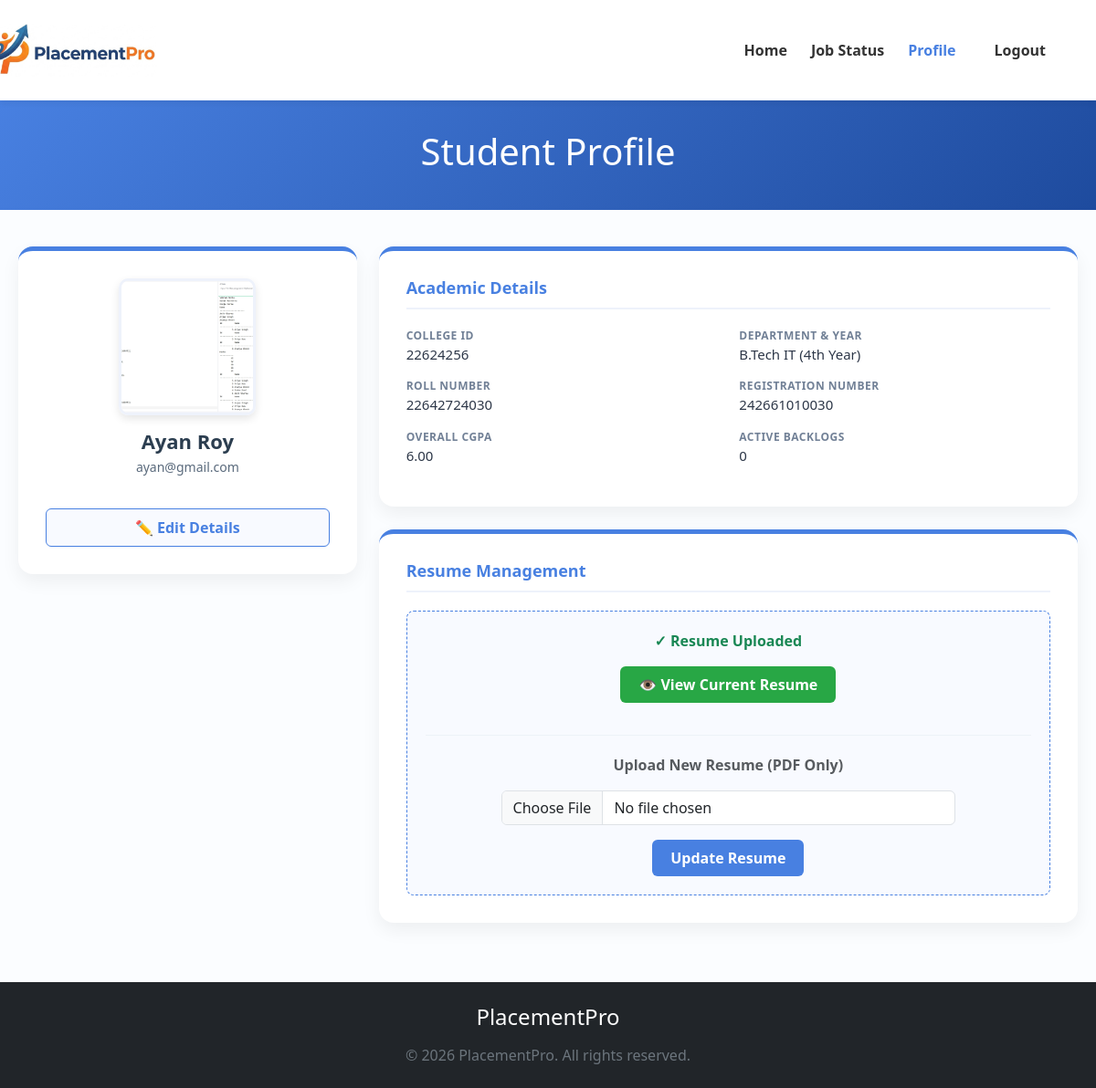
Page /StudentSection/StudentProfile.php (signed in) on the committed database.
### tables this page shows
CREATE TABLE `student_details` (
  `id` int(11) NOT NULL,
  `college_id` varchar(50) DEFAULT NULL,
  `roll_number` varchar(50) DEFAULT NULL,
  `registration_number` varchar(50) DEFAULT NULL,
  `department` varchar(100) DEFAULT NULL,
  `academic_year` varchar(20) DEFAULT NULL,
  `semester` varchar(20) DEFAULT NULL,
  `gmail_id` varchar(100) DEFAULT NULL,
  `date_of_birth` date DEFAULT NULL,
  `section` varchar(20) DEFAULT NULL,
  `active_backlog` int(11) DEFAULT 0,
  `sgpa_1st_sem` decimal(4,2) DEFAULT NULL,
  `sgpa_2nd_sem` decimal(4,2) DEFAULT NULL,
  `sgpa_3rd_sem` decimal(4,2) DEFAULT NULL,
  `sgpa_4th_sem` decimal(4,2) DEFAULT NULL,
  `sgpa_5th_sem` decimal(4,2) DEFAULT NULL,
  `sgpa_6th_sem` decimal(4,2) DEFAULT NULL,
  `sgpa_7th_sem` decimal(4,2) DEFAULT NULL,
  `sgpa_8th_sem` decimal(4,2) DEFAULT NULL,
  `overall_cgpa` decimal(4,2) DEFAULT NULL,
  `resume_file` varchar(255) DEFAULT NULL,
  `registration_card_file` varchar(255) DEFAULT NULL,
  `all_semester_result_file` varchar(255) DEFAULT NULL,
  `aadhar_card_file` varchar(255) DEFAULT NULL,
  `college_id_card_file` varchar(255) DEFAULT NULL,
  `marksheet_10th_file` varchar(255) DEFAULT NULL,
  `marksheet_12th_file` varchar(255) DEFAULT NULL,
  `admit_card_10th_file` varchar(255) DEFAULT NULL,
  `admit_card_12th_file` varchar(255) DEFAULT NULL,
  `passport_size_photo_file` varchar(255) DEFAULT NULL
);

CREATE TABLE `users` (
  `user_id` int(11) NOT NULL,
  `full_name` varchar(100) NOT NULL,
  `email` varchar(100) NOT NULL,
  `password_hash` varchar(255) NOT NULL,
  `phone_number` varchar(15) NOT NULL,
  `address` text DEFAULT NULL,
  `role` enum('Student','Recruiter','Coordinator','Admin') NOT NULL,
  `created_at` timestamp NOT NULL DEFAULT current_timestamp()
);

### StudentSection/StudentProfile.php (the view, shortened to what this page needs)
<?php
$student_email = $_SESSION['gmail_id'];
$conn = new mysqli("localhost", "root", "", "placementpro");
$sql = "SELECT u.full_name, u.email,
               sd.college_id, sd.roll_number, sd.registration_number,
               sd.department, sd.academic_year, sd.semester, sd.section,
               sd.date_of_birth, sd.active_backlog, sd.overall_cgpa,
               sd.resume_file, sd.passport_size_photo_file
        FROM users u
        LEFT JOIN student_details sd ON u.email = sd.gmail_id
        WHERE u.email = ?";
$stmt = $conn->prepare($sql);
$stmt->bind_param("s", $student_email);
$stmt->execute();
$result = $stmt->get_result();
$student = $result->fetch_assoc();
$profile_pic = !empty($student['passport_size_photo_file']) ? $student['passport_size_photo_file'] : 'https://via.placeholder.com/150?text=No+Photo';
?>
<!DOCTYPE html>
<html lang="en">
<head>
    <link href="https://cdn.jsdelivr.net/npm/bootstrap@5.3.3/dist/css/bootstrap.min.css" rel="stylesheet">
    <link href="../CSS/StudentProfile.css" rel="stylesheet">
</head>
<body>
    <nav class="navbar navbar-expand-lg sticky-top">
        <div class="container">
            <a class="navbar-brand" href="StudentSection/DashboardStudent.php">
                <img src="../Logo.jpeg" alt="PlacementPro Logo" onerror="this.src='https://via.placeholder.com/200x70?text=PlacementPro'">
            </a>
            <div class="collapse navbar-collapse" id="navbarNav">
                <ul class="navbar-nav ms-auto">
                    <li class="nav-item"><a class="nav-link" href="DashboardStudent.php">Home</a></li>
                    <li class="nav-item"><a class="nav-link" href="ApplyStatus.php">Job Status</a></li>
                    <li class="nav-item"><a class="nav-link active" href="StudentProfile.php">Profile</a></li>
                    <li class="nav-item ms-lg-3"><a class="nav-link text-danger fw-bold" href="../Logout.php">Logout</a></li>
                </ul>
            </div>
        </div>
    </nav>
    <header class="dashboard-header">
        <div>
            <h1>Student Profile</h1>
        </div>
    </header>
    <main>
        <div class="row">
            <div class="col-md-4">
                <div class="profile-card profile-sidebar">
                    <img src="<?php echo htmlspecialchars($profile_pic); ?>" alt="Profile Picture" class="profile-img">
                    <h2 class="student-name"><?php echo htmlspecialchars($student['full_name']); ?></h2>
                    <p class="student-email"><?php echo htmlspecialchars($student['email']); ?></p>
                    <a href="EditDetails.php" class="btn-edit">✏️ Edit Details</a>
                </div>
            </div>
            <div class="col-md-8">
                <div class="profile-card">
                    <h3 class="section-title">Academic Details</h3>
                    <div class="row">
                        <div class="col-sm-6">
                            <div class="detail-label">College ID</div>
                            <div class="detail-value"><?php echo htmlspecialchars($student['college_id'] ?? 'N/A'); ?></div>
                        </div>
                        <div class="col-sm-6">
                            <div class="detail-label">Department & Year</div>
                            <div class="detail-value">
                                <?php echo htmlspecialchars($student['department'] ?? 'N/A'); ?>
                                <?php if (!empty($student['academic_year'])) echo "(" . htmlspecialchars($student['academic_year']) . ")"; ?>
                            </div>
                        </div>
                        <div class="col-sm-6">
                            <div class="detail-label">Roll Number</div>
                            <div class="detail-value"><?php echo htmlspecialchars($student['roll_number'] ?? 'N/A'); ?></div>
                        </div>
                        <div class="col-sm-6">
                            <div class="detail-label">Registration Number</div>
                            <div class="detail-value"><?php echo htmlspecialchars($student['registration_number'] ?? 'N/A'); ?></div>
                        </div>
                        <div class="col-sm-6">
                            <div class="detail-label">Overall CGPA</div>
                            <div class="detail-value"><?php echo htmlspecialchars($student['overall_cgpa'] ?? 'N/A'); ?></div>
                        </div>
                        <div class="col-sm-6">
                            <div class="detail-label">Active Backlogs</div>
                            <div class="detail-value"><?php echo htmlspecialchars($student['active_backlog'] ?? '0'); ?></div>
                        </div>
                    </div>
                </div>
                <div class="profile-card">
                    <h3 class="section-title">Resume Management</h3>
                    <div class="resume-box">
                        <?php if (!empty($student['resume_file'])): ?>
                            <p class="text-success fw-bold">✓ Resume Uploaded</p>
                            <a href="<?php echo htmlspecialchars($student['resume_file']); ?>" target="_blank" class="btn-view-resume">👁️ View Current Resume</a>
                        <?php else: ?>
                            <p class="text-danger fw-bold">No Resume Found</p>
                        <?php endif; ?>
                        <hr style="border-color: #cbd5e0; margin: 20px 0;">
                        <p class="mb-2 text-muted fw-bold">Upload New Resume (PDF Only)</p>
                        <form action="profile.php" method="POST" enctype="multipart/form-data" class="d-flex flex-column align-items-center gap-2 mt-3">
                            <input type="file" name="new_resume" accept=".pdf" class="form-control w-75" required>
                            <button type="submit" name="update_resume" class="btn-upload mt-2">Update Resume</button>
                        </form>
                    </div>
                </div>
            </div>
        </div>
    </main>
    <footer class="bg-dark text-white text-center py-4 mt-auto">
        <div class="container">
            <h4 class="mb-3">PlacementPro</h4>
            <p class="mb-0 text-secondary">&copy; 2026 PlacementPro. All rights reserved.</p>
        </div>
    </footer>
</body>
</html>

### CSS/StudentProfile.css (style rules this page uses)
body { margin: 0; padding: 0; background-color: #fbfdff; display: flex; flex-direction: column; min-height: 100vh; font-family: 'Segoe UI', Tahoma, Geneva, Verdana, sans-serif; }
.navbar { background-color: #ffffff !important; box-shadow: 0 4px 6px rgba(0, 0, 0, 0.05); padding: 15px 20px; }
.navbar-brand { color: #4880e1 !important; font-weight: 800; display: flex; align-items: center; margin-left: -70px; }
.navbar-brand img { height: 70px; width: 200px; object-fit: contain; }
.nav-link { font-weight: 600; color: #333 !important; transition: color 0.3s ease; margin: 0 5px; }
.nav-link:hover, .nav-link.active { color: #4880e1 !important; }
.dashboard-header { display: flex; align-items: center; justify-content: center; height: 15vh; background: linear-gradient(135deg, #4880e1 0%, #1e4b9e 100%); color: white; text-align: center; }
main { flex-grow: 1; padding: 40px 20px; max-width: 1200px; margin: 0 auto; width: 100%; }
.profile-card { background: white; border-radius: 16px; box-shadow: 0 8px 20px rgba(0, 0, 0, 0.06); padding: 30px; margin-bottom: 25px; border-top: 5px solid #4880e1; }
.profile-sidebar { text-align: center; }
.profile-img { width: 150px; height: 150px; border-radius: 10px; object-fit: cover; border: 3px solid #eef2fb; margin-bottom: 15px; box-shadow: 0 4px 10px rgba(0, 0, 0, 0.1); }
.student-name { font-size: 22px; font-weight: 700; color: #2c3e50; margin-bottom: 5px; }
.student-email { color: #5a6a7c; font-size: 14px; margin-bottom: 20px; }
.btn-edit { background-color: #f8faff; color: #4880e1; border: 1px solid #4880e1; font-weight: 600; padding: 8px 20px; border-radius: 6px; width: 100%; transition: 0.3s; text-decoration: none; display: inline-block; margin-top: 15px; }
.section-title { font-size: 18px; font-weight: 700; color: #4880e1; border-bottom: 2px solid #eef2fb; padding-bottom: 10px; margin-bottom: 20px; }
.detail-label { font-size: 12px; color: #718096; text-transform: uppercase; font-weight: 600; letter-spacing: 0.5px; }
.detail-value { font-size: 15px; color: #2d3748; font-weight: 500; margin-bottom: 15px; }
.resume-box { background-color: #f8faff; border: 1px dashed #4880e1; border-radius: 8px; padding: 20px; text-align: center; }
.btn-view-resume { background-color: #28a745; color: white; padding: 8px 20px; border-radius: 6px; text-decoration: none; font-weight: bold; margin-bottom: 15px; display: inline-block; }
.btn-upload { background-color: #4880e1; color: white; border: none; padding: 8px 20px; border-radius: 6px; font-weight: bold; cursor: pointer; }

### rows in the picture
student_details: passport_size_photo_file (picture), users.full_name "Ayan Roy", users.email "ayan@gmail.com", college "22624256", department "B.Tech IT", academic_year "4th Year", roll_number "22642724030", registration_number "242661010030", overall_cgpa "6.00", active_backlog "0"
